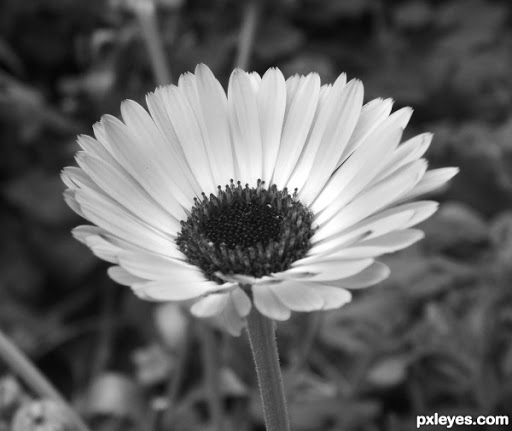
#> input picture py4/img/flower.jpg, 512 x 431 px
$ python fourier_opencv.py
#> lines starting #> are read from the running program, lines starting #| are printed output that depends on the picture
import numpy as np
import cv2 as cv
from matplotlib import pyplot as plt

img = cv.imread('img/flower.jpg',0)
#> img is the input picture: shape (431, 512); min 0, max 255, mean 100.2
dft = cv.dft(np.float32(img),flags = cv.DFT_COMPLEX_OUTPUT)
dft_shift = np.fft.fftshift(dft)
magnitude_spectrum = 20*np.log(cv.magnitude(dft_shift[:,:,0],dft_shift[:,:,1]))
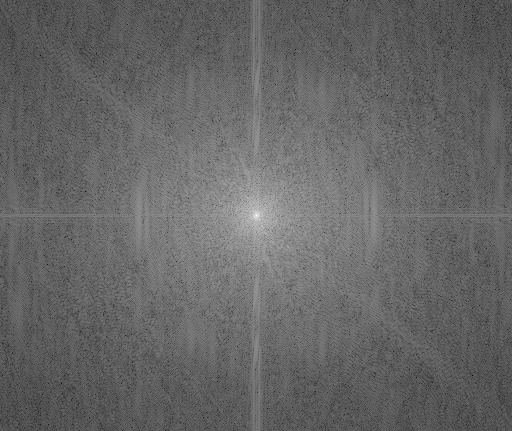
#> magnitude_spectrum: shape (431, 512) float32; min 25.63, max 338.2, mean 151; drawn with min black and max white
plt.subplot(121),plt.imshow(img, cmap = 'gray')
plt.title('Input Image'), plt.xticks([]), plt.yticks([])
plt.subplot(122),plt.imshow(magnitude_spectrum, cmap = 'gray')
plt.title('Magnitude Spectrum'), plt.xticks([]), plt.yticks([])
plt.show()
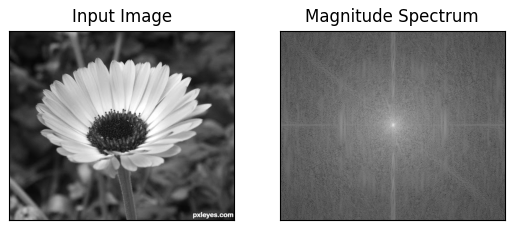
#> figure drawn by matplotlib, 2 panels

rows, cols = img.shape
#> rows = 431; cols = 512
crow,ccol = rows//2 , cols//2
#> crow = 215; ccol = 256

# create a mask first, center square is 1, remaining all zeros
mask = np.zeros((rows,cols,2),np.uint8)
mask[crow-30:crow+30, ccol-30:ccol+30] = 1

# apply mask and inverse DFT
fshift = dft_shift*mask
f_ishift = np.fft.ifftshift(fshift)
img_back = cv.idft(f_ishift)
img_back = cv.magnitude(img_back[:,:,0],img_back[:,:,1])
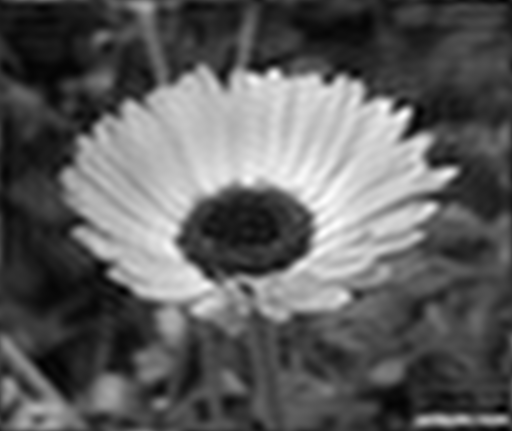
#> img_back: shape (431, 512) float32; min 519616.8, max 58999884, mean 22118222; drawn with min black and max white

plt.subplot(121),plt.imshow(img, cmap = 'gray')
plt.title('Input Image'), plt.xticks([]), plt.yticks([])
plt.subplot(122),plt.imshow(img_back, cmap = 'gray')
plt.title('Magnitude Spectrum'), plt.xticks([]), plt.yticks([])
plt.show()
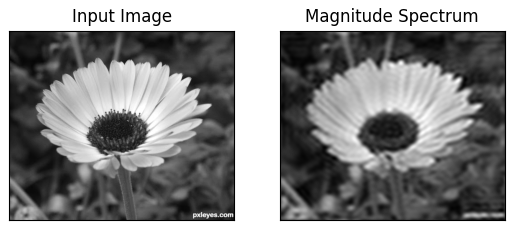
#> figure drawn by matplotlib, 2 panels
